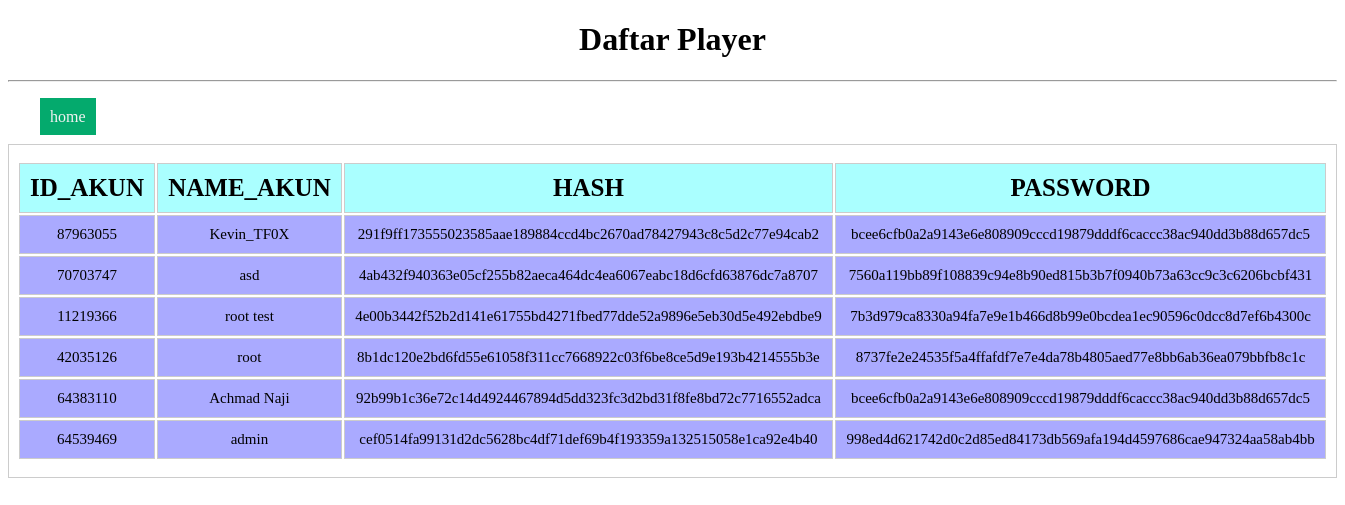
The app's page /php/daftar/akun.php with its own data.
### tables this page shows
create table
    akun (
        ID_AKUN INT NOT NULL,
        NAME_AKUN varchar(64) not null,
        HASH varchar(64) not null,
        PASSWORD varchar(64) not null,
        TIME_AKUN timestamp not null,
        primary key (HASH)
    );

### php/daftar/akun.php (the view, shortened to what this page needs)
<!DOCTYPE html>
<html lang="en">
<head>
</head>
<body>
    <link rel="stylesheet" href="../style/input.css" />
    <h1>Daftar Player</h1>
    <hr>
    <br>
    <a href="../home.php" class="btmhome">home</a>
    <br>
    <br>
    <table>
        <tr>
            <th>ID_AKUN</th>
            <th>NAME_AKUN</th>
            <th>HASH</th>
            <th>PASSWORD</th>
        </tr>
        <?php
        require("../proses/sql.php");
        $sql = "SELECT * FROM akun";
        if ($result = mysqli_query($conn, $sql)) {
            if (mysqli_num_rows($result) > 0) {
                while ($row = mysqli_fetch_array($result)) {
                    $ID =  htmlspecialchars($row['ID_AKUN']);
                    $NAMA =  htmlspecialchars($row['NAME_AKUN']);
                    $HASHA = htmlspecialchars($row['HASH']);
                    $PASSA = htmlspecialchars($row['PASSWORD']);
                    echo "<tr>";
                    echo "<td>" . $ID . "</td>";
                    echo "<td>" . $NAMA . "</td>";
                    echo "<td>" . $HASHA . "</td>";
                    echo "<td>" . $PASSA . "</td>";
                    echo "</tr>";
                }
            }
        }
        ?>
    </table>
</body>
</html>

### php/style/input.css (style rules this page uses)
h1 { text-align: center; }
.btmhome { margin: 2rem; text-decoration: none; background-color: #04aa6d; padding: 10px; color: #f2f2f2; transition: ease-in-out 150ms; border: none; }

### php/daftar/akun.php (style rules this page uses)
table { padding: 1rem 0.5rem; width: 100%; border: 1px solid #cccccc; }
tr { margin: 8px 0; padding: 10px; border: 1px solid #cccccc; text-align: center; width: 50%; }
th { font-size: 25px; padding: 10px; background-color: #aaffff; border: 1px solid #cccccc; }
td { font-size: 15px; padding: 10px; border: 1px solid #cccccc; background-color: #aaaaff; }

### records on screen
akun: ID_AKUN "87963055", NAME_AKUN "Kevin_TF0X", HASH "291f9ff173555023585aae189884ccd4bc2670ad78427943c8c5d2c77e94cab2", PASSWORD "bcee6cfb0a2a9143e6e808909cccd19879dddf6caccc38ac940dd3b88d657dc5"
akun: ID_AKUN "70703747", NAME_AKUN "asd", HASH "4ab432f940363e05cf255b82aeca464dc4ea6067eabc18d6cfd63876dc7a8707", PASSWORD "7560a119bb89f108839c94e8b90ed815b3b7f0940b73a63cc9c3c6206bcbf431"
akun: ID_AKUN "11219366", NAME_AKUN "root test", HASH "4e00b3442f52b2d141e61755bd4271fbed77dde52a9896e5eb30d5e492ebdbe9", PASSWORD "7b3d979ca8330a94fa7e9e1b466d8b99e0bcdea1ec90596c0dcc8d7ef6b4300c"
akun: ID_AKUN "42035126", NAME_AKUN "root", HASH "8b1dc120e2bd6fd55e61058f311cc7668922c03f6be8ce5d9e193b4214555b3e", PASSWORD "8737fe2e24535f5a4ffafdf7e7e4da78b4805aed77e8bb6ab36ea079bbfb8c1c"
akun: ID_AKUN "64383110", NAME_AKUN "Achmad Naji", HASH "92b99b1c36e72c14d4924467894d5dd323fc3d2bd31f8fe8bd72c7716552adca", PASSWORD "bcee6cfb0a2a9143e6e808909cccd19879dddf6caccc38ac940dd3b88d657dc5"
akun: ID_AKUN "64539469", NAME_AKUN "admin", HASH "cef0514fa99131d2dc5628bc4df71def69b4f193359a132515058e1ca92e4b40", PASSWORD "998ed4d621742d0c2d85ed84173db569afa194d4597686cae947324aa58ab4bb"
